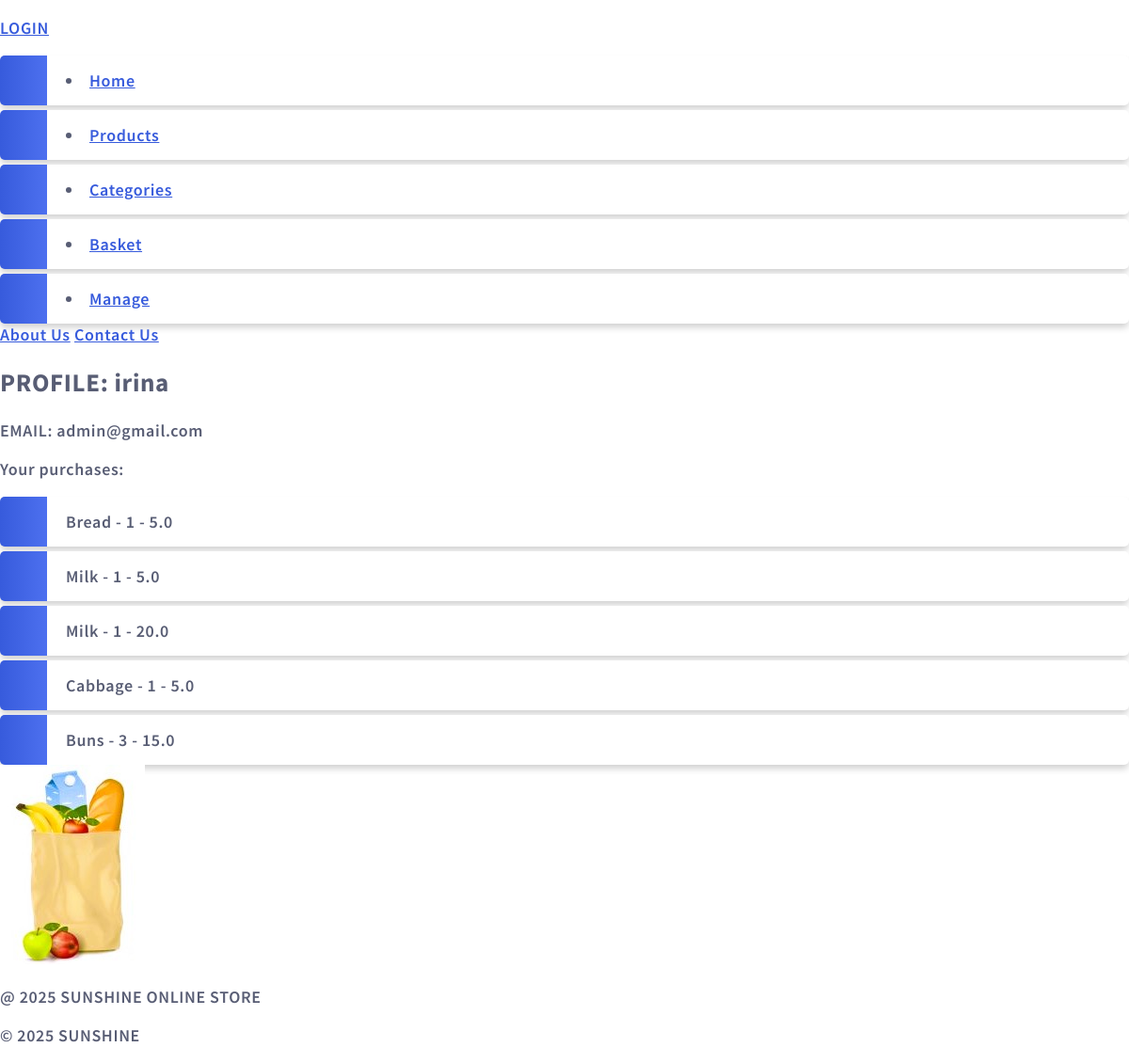
The app's page /api/profile/ (signed in) with its own data.
### backend/models.py (models this page shows, shortened)
class Order(models.Model):
    product = models.ForeignKey(Product, on_delete=models.CASCADE, related_name='products')
    quantity = models.PositiveIntegerField()
    total_price = models.FloatField()
    customer = models.ForeignKey(Customer, on_delete=models.CASCADE, related_name='orders')
    order_date = models.DateField(auto_now_add=True)

class Product(models.Model):
    name = models.CharField(max_length=250, null=False)
    price = models.FloatField()
    description = models.TextField()
    stock = models.PositiveIntegerField()
    category = models.ForeignKey(Category, on_delete=models.CASCADE,null=True, related_name='products')

### backend/views.py (the view)
# urls.py: path('profile/', views.profile, name='profile'),
@login_required
def profile(request):
    return render(request, template_name= 'profile.html', context= {'user':request.user})

### backend/templates/profile.html
{% extends 'base.html' %}
{% block content %}
<h2>PROFILE: {{ user.username }}</h2>
<p>EMAIL: {{ user.email }}</p>
<p>Your purchases:</p>
   <ul>
        {% for order in user.customer.orders.all %}
        <li>{{ order.product.name }} - {{ order.quantity }} - {{ order.total_price }}</li>
        {% endfor %}
   </ul>
{% endblock content %}

### allstatic/myglobal.css (style rules this page uses)
body { margin:0; font: 600 18px 'Source Sans Pro', sans-serif; letter-spacing: 0.64px; color: #585d74; }
ul { list-style-type: none; padding: 0; margin: 0; }
li { background-color: #ffffff; background-image: linear-gradient(to right, #375BDC, #4D70EF); background-size: 50px 60px; background-repeat: no-repeat; cursor: pointer; transition: transform .25s; border-radius: 5px; box-shadow: 0 5px 7px -1px rgba(51, 51, 51, 0.23); padding: 15px; padding-left: 70px; margin-top: 5px; }

### records on screen
Order: product.name "Bread", quantity "1", total_price "5.0"
Order: product.name "Milk", quantity "1", total_price "5.0"
Order: product.name "Milk", quantity "1", total_price "20.0"
Order: product.name "Cabbage", quantity "1", total_price "5.0"
Order: product.name "Buns", quantity "3", total_price "15.0"

### other values on screen
{{ user.username }} "irina"
{{ user.email }} "admin@gmail.com"
